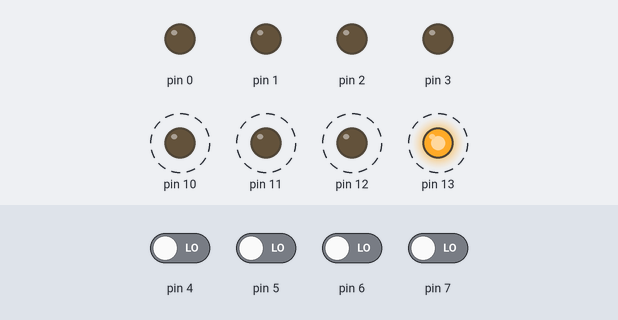
The sketch below on a simulated Arduino Uno, built with avr-gcc and run on an emulated ATmega328P. On the bench: output pins drawn as LEDs (lit = HIGH). Dashed ring = blinking. The inputs (shaded band) are chosen by the test bench; at power-on: pin 4–7 LOW.

Above: at 1.65 s.
1.7 s: pin 4 driven HIGH
At 2.8 s:
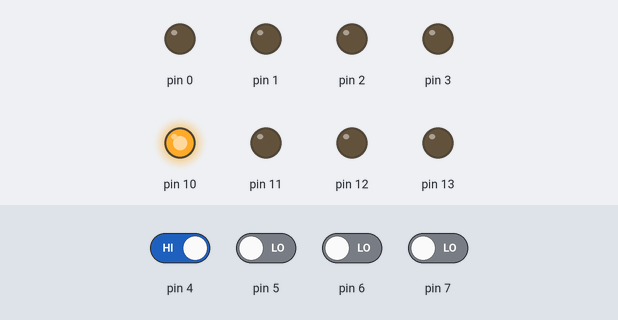
4.7 s: pin 5 driven HIGH
At 5.8 s:
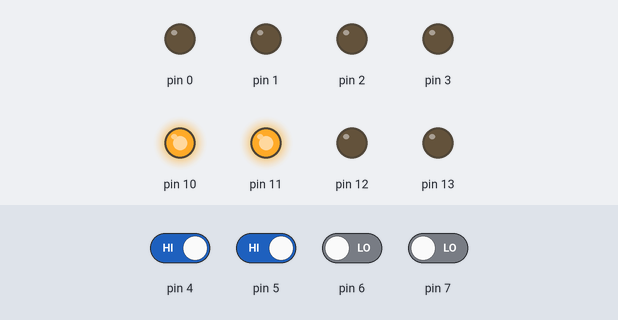
6.2 s: pin 6 driven HIGH
At 6.9 s:
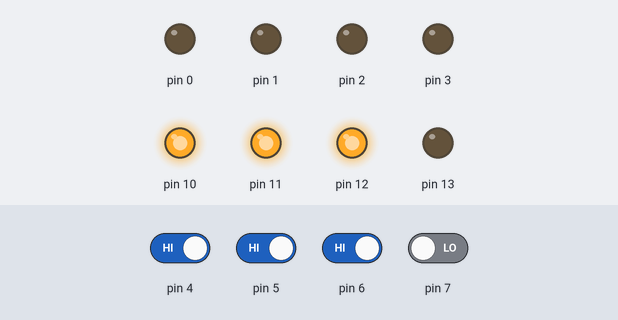
7.7 s: pin 7 driven HIGH
At 7.9 s:
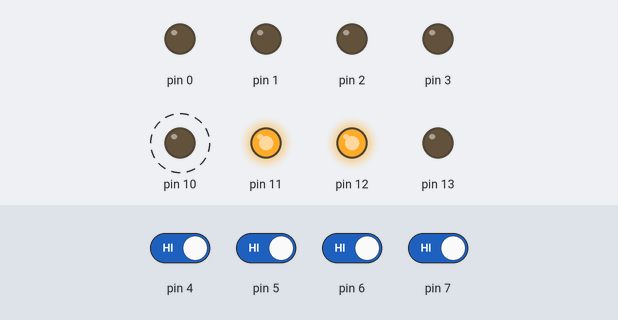
10.7 s: pin 4 driven LOW
At 11.7 s:
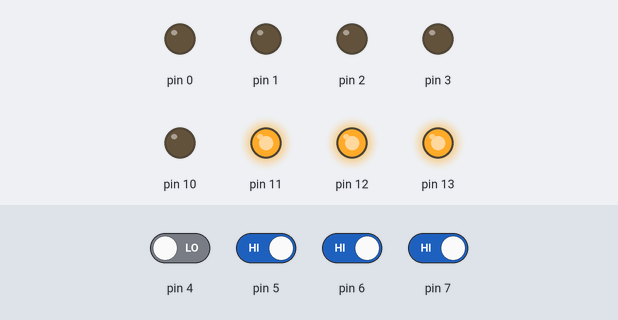
12.4 s: pin 5 driven LOW
At 12.8 s:
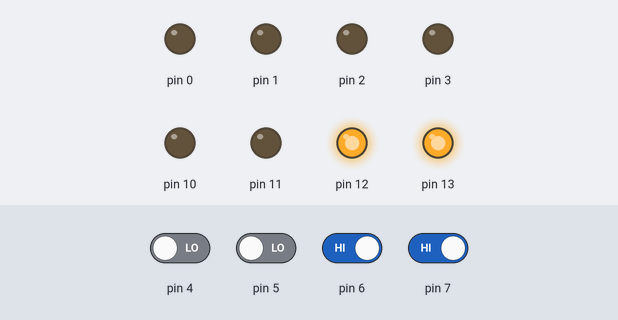
Timing chart, 0 to 14.9 s (numbered marks = the images above; inputs shaded):
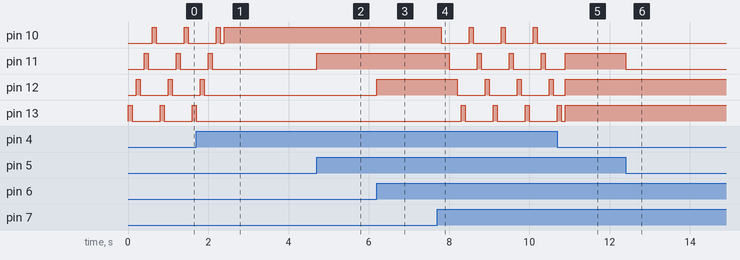

The sketch:

Lab4_Studio2.ino
```cpp
//Exercise A
/*#include "Arduino.h"
void setup() {
  // setting DDRB as output
  DDRB = B00110000; // Set PB5 & PB4 as output
}
void loop() {
  // toggle both LED's one at a time
  PORTB = B00100000; //Green LED: ON, Red LED: OFF
  delay(1000);
  PORTB = B00010000; //Green LED: OFF, Red LED: ON
  delay(1000);
}*/

//Exercise B&C
#include "Arduino.h"
//#define SW_MASK 0xF0
#define PIN3  (1 << 3)
#define PIN2  (1 << 2)
#define PIN7  (1 << 7)
#define PIN6  (1 << 6)
#define PIN5  (1 << 5)
#define PIN4  (1 << 4)
void setup() {
  // set as output
  DDRB = (PIN5 | PIN4 | PIN3 | PIN2);
  //set as input
  DDRD = ~(PIN7 | PIN6 | PIN5 | PIN4);
}
void loop() {
  /*// toggle both LED's one at a time
  PORTB = PIN5; //Green LED: ON, Red LED: OFF
  delay(1000);
  PORTB = PIN4; //Green LED: OFF, Red LED: ON
  delay(1000);*/
  //PORTB = ((PIND & SW_MASK) >> 2);
  if((PIND & (PIN4 | PIN5 | PIN6 | PIN7)) == 0xF0) {
    PORTB |= PIN2;
    delay(100);
    PORTB &= ~PIN2;
    delay(100);
    PORTB |= PIN3;
    delay(100);
    PORTB &= ~PIN3;
    delay(100);
    PORTB |= PIN4;
    delay(100);
    PORTB &= ~PIN4;
    delay(100);
    PORTB |= PIN5;
    delay(100);
    PORTB &= ~PIN5;
    delay(100);
  } else if ((PIND & (PIN4 | PIN5 | PIN6 | PIN7)) == 0x00) {
    PORTB |= PIN5;
    delay(100);
    PORTB &= ~PIN5;
    delay(100);
    PORTB |= PIN4;
    delay(100);
    PORTB &= ~PIN4;
    delay(100);
    PORTB |= PIN3;
    delay(100);
    PORTB &= ~PIN3;
    delay(100);
    PORTB |= PIN2;
    delay(100);
    PORTB &= ~PIN2;
    delay(100);
  } else {

    if(PIND & PIN7) {
      PORTB |= PIN5;
    } else {
      PORTB &= ~PIN5;
    }

    if(PIND & PIN6) {
      PORTB |= PIN4;
    } else {
      PORTB &= ~PIN4;
    }

    if(PIND & PIN5) {
      PORTB |= PIN3;
    } else {
      PORTB &= ~PIN3;
    }

    if(PIND & PIN4) {
      PORTB |= PIN2;
    } else {
      PORTB &= ~PIN2;
    }
  }
}
```

Measured:
- after the input at 1.7 s, pin 11: goes on until 2.1 s, then stays LOW; pin 12: goes on until 1.9 s, then stays LOW; pin 13: goes on until 1.7 s, then stays LOW
- after the input at 4.7 s, pin 11: LOW → HIGH at once
- after the input at 6.2 s, pin 12: LOW → HIGH at once
- after the input at 7.7 s, pin 10: alternates HIGH for 0.10 s and LOW for 0.70 s, starting after 0.10 s; pin 11: alternates HIGH for 0.10 s and LOW for 0.70 s, starting after 0.30 s; pin 12: alternates HIGH for 0.10 s and LOW for 0.70 s, starting after 0.50 s; pin 13: alternates HIGH for 0.10 s and LOW for 0.70 s, starting after 0.60 s
- after the input at 10.7 s, pin 10: stops changing and stays LOW
- after the input at 12.4 s, pin 11: HIGH → LOW at once
- by itself, pin 11–13: alternates HIGH for 0.10 s and LOW for 0.70 s
